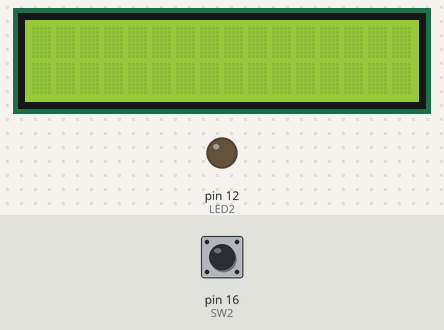
This program was run on a simulated Raspberry Pi (header pin numbers). Shown: 16×2 character LCD, output pins drawn as LEDs (lit = HIGH). Dashed ring = blinking. The inputs (shaded band) are chosen by the test bench; at power-on: pin 16 (SW2) LOW. Library files of the repository ran but are not shown: I2C_driver.py; what the program prints to the terminal is not drawn.

Above: at 1.4 s.
1.5 s: pin 16 (SW2) pulled HIGH for 0.15 s
At 3.54 s:
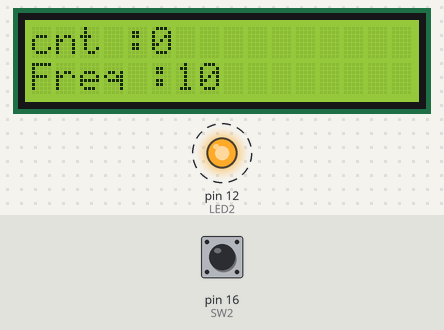
At 4.4 s:
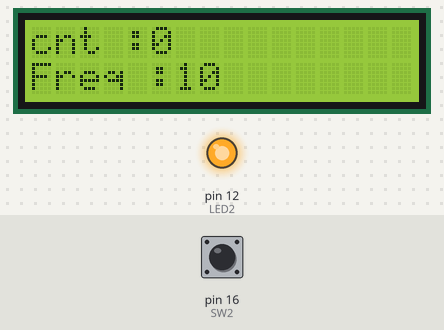
Timing chart, 0 to 5.9 s (numbered marks = the images above; inputs shaded):
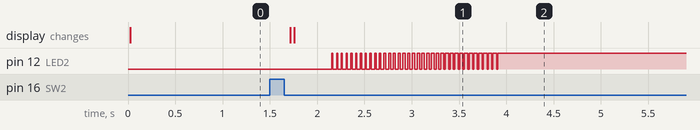

Measured:
- after the input at 1.5 s, pin 12 (LED2): alternates HIGH for 0.03 s and LOW for 0.03 s, 71 changes in all, then stays HIGH, starting after 0.66 s; the display: first changes after 0.21 s (image 1 shows a later state)

The program:

sw_led_PWM.py
```python
import RPi.GPIO as GPIO
import I2C_driver as LCD
import time

GPIO.setwarnings(False)
GPIO.setmode(GPIO.BOARD)

LED2 = 12
SW2 = 16

GPIO.setup(LED2, GPIO.OUT)
GPIO.setup(SW2, GPIO.IN, pull_up_down=GPIO.PUD_DOWN)

PWM_LED2= GPIO.PWM(LED2, 50)
PWM_LED2.start(0)

mylcd= LCD.lcd()

Freq =10
cnt=0
duty=0

while True:

    if GPIO.input(SW2) == GPIO.HIGH:
        time.sleep(0.2)
        mylcd.lcd_clear()
        print (cnt)
        if cnt==0 :
            Freq=10

        if cnt==1 :
            Freq = 50

        if cnt==2 :
            Freq = 100

        cnt1 = str(cnt)
        Freq1= str(Freq)
        mylcd.lcd_display_string("cnt :"+ cnt1,1)
        mylcd.lcd_display_string("Freq :"+ Freq1,2)

        PWM_LED2.ChangeFrequency(Freq)
        PWM_LED2.start(0)

        for duty in range(100):
            PWM_LED2.ChangeDutyCycle(duty)
            time.sleep(0.05)
        cnt += 1
        if cnt==3:
            cnt=0
```
